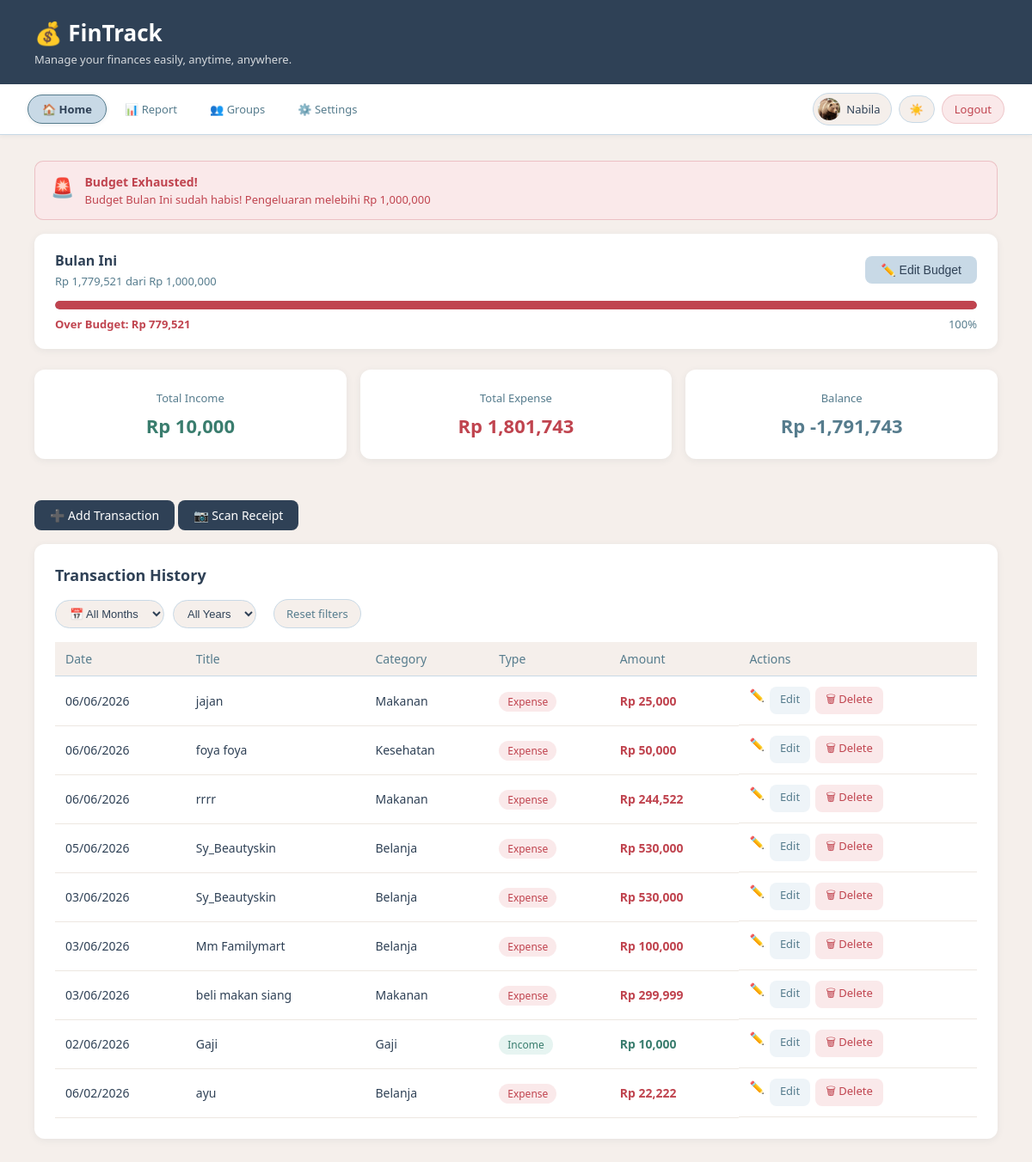
Before: /index (signed in) with the older database file.
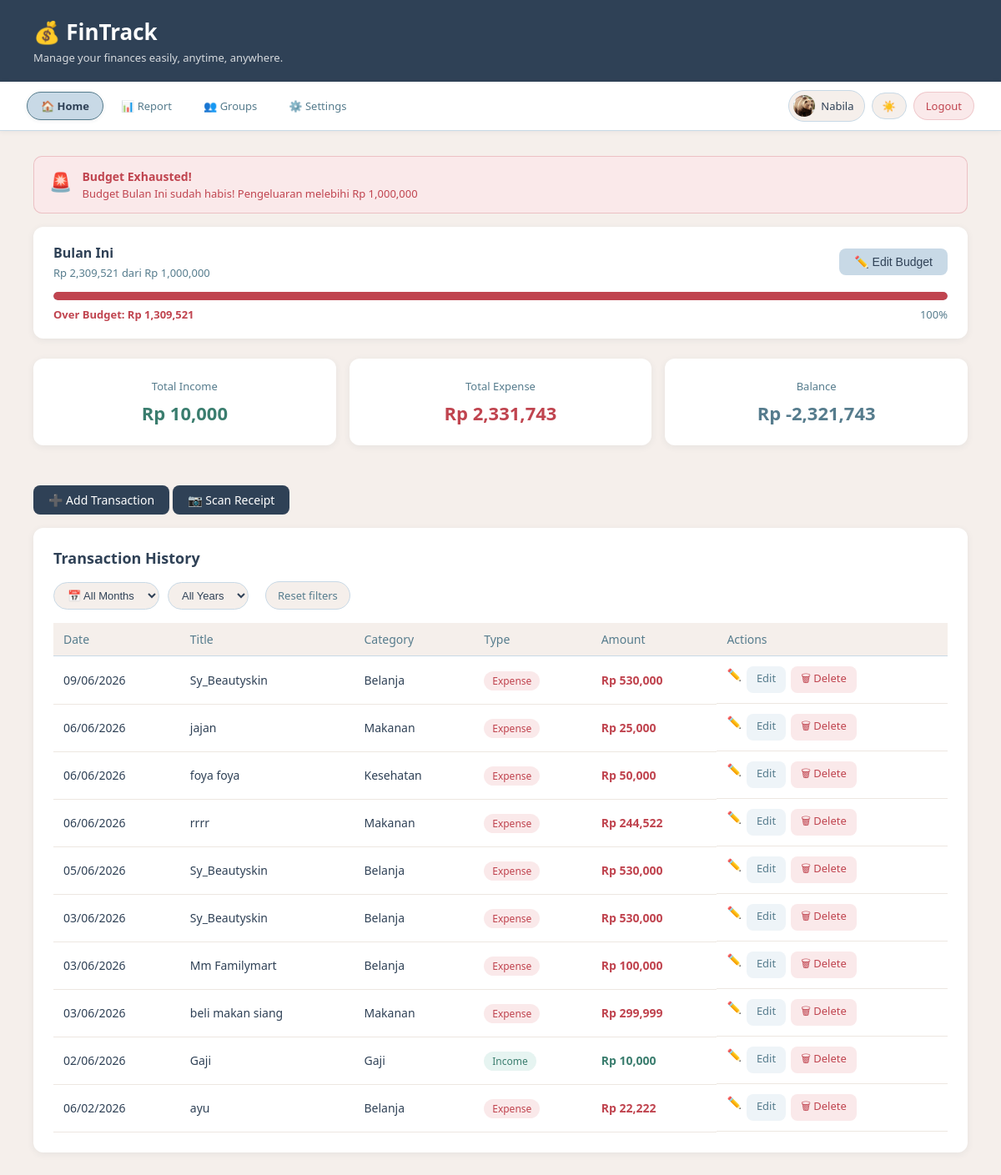
After: the same page with the newer database file.
### app.py (models this page shows)
class User(UserMixin, db.Model):
    id           = db.Column(db.Integer, primary_key=True)
    name         = db.Column(db.String(100), nullable=False)
    email        = db.Column(db.String(100), unique=True, nullable=False)
    password     = db.Column(db.String(200), nullable=False)
    photo        = db.Column(db.String(200), nullable=True)
    language     = db.Column(db.String(5),  default='id')
    theme        = db.Column(db.String(10), default='light')
    notif_popup  = db.Column(db.Boolean,    default=True)
    timezone     = db.Column(db.String(50), default='Asia/Jakarta')
    created_at   = db.Column(db.DateTime,   default=datetime.utcnow)
    transactions = db.relationship('Transaction', backref='user', lazy=True)

class Budget(db.Model):
    id         = db.Column(db.Integer, primary_key=True)
    user_id    = db.Column(db.Integer, db.ForeignKey('user.id'), nullable=False)
    amount     = db.Column(db.Float,      nullable=False)
    period     = db.Column(db.String(10), nullable=False)  # daily / weekly / monthly
    created_at = db.Column(db.DateTime,   default=datetime.utcnow)

class Transaction(db.Model):
    id       = db.Column(db.Integer, primary_key=True)
    title    = db.Column(db.String(100), nullable=False)
    amount   = db.Column(db.Float,       nullable=False)
    category = db.Column(db.String(50),  nullable=False)
    type     = db.Column(db.String(10),  nullable=False)
    date     = db.Column(db.DateTime,    default=datetime.utcnow)
    note     = db.Column(db.String(200), nullable=True)
    user_id  = db.Column(db.Integer, db.ForeignKey('user.id'), nullable=False)

### app.py (the view)
@app.route('/index')
@login_required
def index():
    transactions  = Transaction.query.filter_by(user_id=current_user.id)\
                               .order_by(Transaction.date.desc()).all()
    total_income  = sum(t.amount for t in transactions if t.type == 'income')
    total_expense = sum(t.amount for t in transactions if t.type == 'expense')
    balance       = total_income - total_expense
    budget_status = get_budget_status(current_user.id)
    budget        = Budget.query.filter_by(user_id=current_user.id).first()
    return render_template('index.html',
                           transactions=transactions,
                           total_income=total_income,
                           total_expense=total_expense,
                           balance=balance,
                           budget_status=budget_status,
                           budget=budget)

### app.py (called while the page is built)
@login_manager.user_loader
def load_user(user_id):
    return User.query.get(int(user_id))

@app.context_processor
def inject_translation():
    lang = current_user.language if current_user.is_authenticated else 'id'
    return dict(t=get_translation(lang))

### translations.py (called while the page is built)
def get_translation(lang='id'):
    return TRANSLATIONS.get(lang, TRANSLATIONS['id'])

### templates/index.html (shortened to what this page needs)
<!DOCTYPE html>
<html lang="id" id="html-root">
<head>
    <link rel="stylesheet" href="{{ url_for('static', filename='style.css') }}">
</head>
<body>
<header>
    <h1>💰 FinTrack</h1>
    <p>{{ t['desc_app'] }}</p>
</header>
<nav class="navbar">
    <a href="/index" class="nav-link active">🏠 {{ t['nav_home'] }}</a>
    <a href="/report" class="nav-link">📊 {{ t['nav_report'] }}</a>
    <a href="/groups" class="nav-link">👥 {{ t['nav_sharing'] }}</a>
    <a href="/settings" class="nav-link">⚙️ {{ t['nav_settings'] }}</a>
    <div class="nav-right">
        <div class="user-chip">
            <div class="user-avatar">
                {% if current_user.photo %}
                    <img src="{{ url_for('static', filename='uploads/' + current_user.photo) }}" alt="foto">
                {% else %}
                    👤
                {% endif %}
            </div>
            <span>{{ current_user.name }}</span>
        </div>
        <button class="theme-toggle" onclick="toggleTheme()">
            <span class="theme-icon">☀️</span>
        </button>
        <a href="/logout" class="btn-logout">{{ t['nav_logout'] }}</a>
    </div>
</nav>
<main>
{% if budget_status %}
    {% if budget_status.status == 'danger' %}
    <div class="budget-alert budget-danger">
        <span class="budget-icon">🚨</span>
        <div>
            <strong>{{ t['budget_empty'] }}</strong>
            <p>{{ budget_status.message }}</p>
        </div>
    </div>
    {% endif %}
{% endif %}
{% if budget_status %}
<div class="card budget-card">
    <div class="budget-header">
        <div>
            <h3>{{ t['budget'] }} {{ budget_status.period_label }}</h3>
            <p class="budget-sub">
                Rp {{ "{:,.0f}".format(budget_status.total_expense) }}
                dari Rp {{ "{:,.0f}".format(budget_status.amount) }}
            </p>
        </div>
        <button class="btn btn-secondary" onclick="toggleBudgetForm()">
            ✏️ {{ t['edit_budget'] }}
        </button>
    </div>
    <div class="progress-bar-bg">
        <div class="progress-bar-fill
            {% if budget_status.percentage >= 100 %}fill-danger
            {% elif budget_status.percentage >= 90 %}fill-warning
            {% else %}fill-safe{% endif %}"
            style="width: {{ budget_status.percentage }}%">
        </div>
    </div>
    <div class="budget-footer">
        <span class="{{ 'text-expense' if budget_status.remaining <= 0 else '' }}">
            {% if budget_status.remaining > 0 %}
                {{ t['remaining'] }}: Rp {{ "{:,.0f}".format(budget_status.remaining) }}
            {% else %}
                {{ t['over_budget'] }}: Rp {{ "{:,.0f}".format(budget_status.remaining * -1) }}
            {% endif %}
        </span>
        <span>{{ "{:.0f}".format(budget_status.percentage) }}%</span>
    </div>
</div>
{% endif %}
    <div class="summary-grid">
        <div class="card summary-card income">
            <p class="label">{{ t['total_income'] }}</p>
            <p class="amount">Rp {{ "{:,.0f}".format(total_income) }}</p>
        </div>
        <div class="card summary-card expense">
            <p class="label">{{ t['total_expense'] }}</p>
            <p class="amount">Rp {{ "{:,.0f}".format(total_expense) }}</p>
        </div>
        <div class="card summary-card balance">
            <p class="label">{{ t['balance'] }}</p>
            <p class="amount">Rp {{ "{:,.0f}".format(balance) }}</p>
        </div>
    </div>
    <div class="action-bar">
        <a href="/add" class="btn btn-primary"> ➕ {{ t['add_transaction'] }}</a>
        <a href="/scan" class="btn btn-primary">📷 {{ t['nav_scan'] }}</a>
    </div>
<div class="card">
    <h2>{{ t['transaction_history'] }}</h2>
    <div style="display:flex; gap:10px; margin-bottom:16px; flex-wrap:wrap; align-items:center;">
        <select id="filter-month" onchange="filterByMonth()"
                style="padding:7px 12px; border:1.5px solid #C8D9E6;
                       border-radius:99px; font-size:13px; background:#F5EFEB;
                       color:#2F4156; cursor:pointer;">
            <option value="">📅 {{ t['all_months'] }}</option>
        </select>
        <select id="filter-year" onchange="filterByMonth()"
                style="padding:7px 12px; border:1.5px solid #C8D9E6;
                       border-radius:99px; font-size:13px; background:#F5EFEB;
                       color:#2F4156; cursor:pointer;">
            <option value="">{{ t['all_years'] }}</option>
        </select>
        <button onclick="resetMonthFilter()"
                style="padding:7px 14px; border:1.5px solid #C8D9E6;
                       border-radius:99px; font-size:13px; background:#F5EFEB;
                       color:#567C8D; cursor:pointer; font-family:inherit;">
            {{ t['reset_filters'] }}
        </button>
    </div>
    {% if transactions %}
    <table id="trans-table">
        <thead>
            <tr>
                <th>{{ t['date'] }}</th>
                <th>{{ t['title'] }}</th>
                <th>{{ t['category'] }}</th>
                <th>{{ t['type'] }}</th>
                <th>{{ t['amount'] }}</th>
                <th>{{ t['actions'] }}</th>
            </tr>
        </thead>
        <tbody>
            {% for trx in transactions %}
            <tr data-date="{{ trx.date.strftime('%m-%Y') }}">
                <td>{{ trx.date.strftime('%d/%m/%Y') }}</td>
                <td>{{ trx.title }}</td>
                <td>{{ trx.category }}</td>
                <td>
                    <span class="badge {{ 'badge-income' if trx.type == 'income' else 'badge-expense' }}">
                        {{ t['income'] if trx.type == 'income' else t['expense'] }}
                    </span>
                </td>
                <td class="{{ 'text-income' if trx.type == 'income' else 'text-expense' }}">
                    Rp {{ "{:,.0f}".format(trx.amount) }}
                </td>
                <td style="display:flex; gap:6px;">✏️
                    <a href="/edit/{{ trx.id }}" class="btn btn-edit"> {{ t['edit'] }}</a>
                    <a href="/delete/{{ trx.id }}" class="btn btn-danger"
                       onclick="return confirm('Yakin mau hapus?')">🗑 {{ t['delete'] }}</a>
                </td>
            </tr>
            {% endfor %}
        </tbody>
    </table>
    {% else %}
        <p class="empty-msg">{{ t['no_transaction'] }}</p>
    {% endif %}
</div>
</main>
</body>
</html>

Changed rows visible on the page:
added Transaction: date "09/06/2026", title "Sy_Beautyskin", category "Belanja", type "Expense", amount "530,000", edit "Edit", delete "Delete"
Other visible differences:
{{ "{:,.0f}".format(budget_status.total_expense) }}: "1,779,521" → "2,309,521"
{{ "{:,.0f}".format(budget_status.remaining * -1) }}: "779,521" → "1,309,521"
{{ "{:,.0f}".format(total_expense) }}: "1,801,743" → "2,331,743"
{{ "{:,.0f}".format(balance) }}: "-1,791,743" → "-2,321,743"
